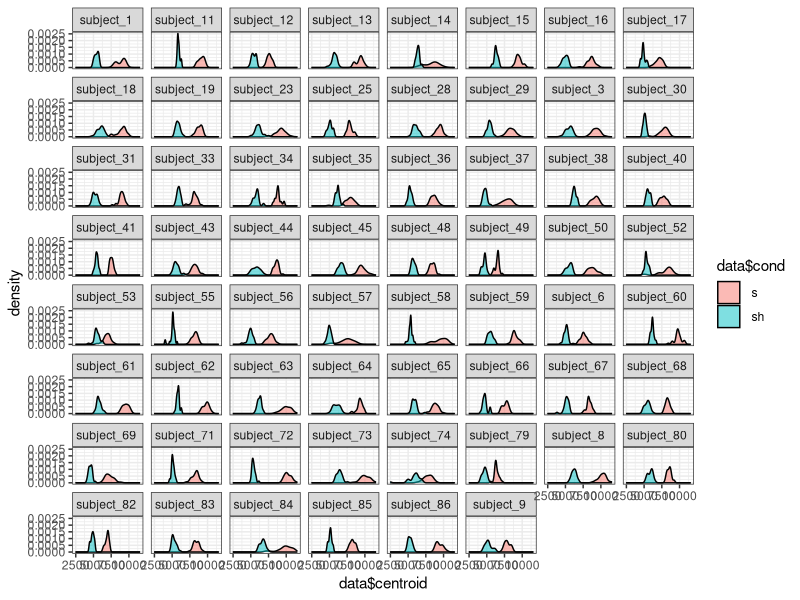

Write the R code that produced this figure. (Note: this script raises an error after producing the figure.)
rm(list = ls(all = TRUE))

library(lme4)
library(ggplot2)
library(tidyr)
library(plyr)
library(dplyr)
library(R.utils)

theme_set(theme_bw())

data <- as.data.frame(read.delim(file='blockPLPRo_acoustic_analysis.txt', sep='\t'))

# create distribution figures
# individual subject mean
ggplot(data, aes(x=data$centroid,fill=data$cond))+
    geom_density(alpha=.5,position="identity") +
    facet_wrap(~subject)
    
# mean
cdat <- ddply(data, "cond2", summarise, rating.mean=mean(mean))

ggplot(data, aes(x=data$mean,fill=data$cond2))+
  geom_density(alpha=.5,position="identity") + 
  geom_vline(data=cdat, aes(xintercept=rating.mean,  colour=cond2),
             linetype="dashed", size=1)
# sd
ggplot(data, aes(x=data$sd,fill=data$cond2))+
  geom_density(alpha=.5,position="identity")

# kurtosis
ggplot(data, aes(x=data$kurtosis,fill=data$cond2))+
  geom_density(alpha=.5,position="identity")

# dur
ggplot(data, aes(x=data$dur,fill=data$cond2))+
  geom_density(alpha=.5,position="identity")

# skew
ggplot(data, aes(x=data$skew,fill=data$cond2))+
  geom_density(alpha=.5,position="identity")

####################################################

# calculate average of four cues across productions for each participant for /s/ and /sh/
subjectaverages <- aggregate(data, by=list(data$subject,data$cond),FUN=mean, na.rm=TRUE, drop=TRUE)

# subset data to remove variables we're not interested in
sub.exp <- select(data,"subject","cond","mean","sd","kurtosis","skew")

# loop that performs t-test on means for /s/ and /sh/ by individual subject
p = 1 
test.output.mean <- data.frame(matrix(ncol = 3, nrow = 0))
colnames(test.output.mean) <- paste(c('subject','tstatistic','pvalue'))
for (i in unique(sub.exp$subject)){
    ttest <- t.test(mean ~ cond, data = sub.exp[sub.exp$subject == i,])
    test.output.mean[p,1] <- i
    test.output.mean[p,2] <- ttest$statistic
    test.output.mean[p,3] <- ttest$p.value
    p = p + 1
}

# loop that performs t-test on standard deviation for /s/ and /sh/ by individual subject
p = 1 
test.output.sd <- data.frame(matrix(ncol = 3, nrow = 0))
colnames(test.output.sd) <- paste(c('subject','tstatistic','pvalue'))
for (i in unique(sub.exp$subject)){
  ttest <- t.test(sd ~ cond, data = sub.exp[sub.exp$subject == i,])
  test.output.sd[p,1] <- i
  test.output.sd[p,2] <- ttest$statistic
  test.output.sd[p,3] <- ttest$p.value
  p = p + 1
}

# loop that performs t-test on kurtosis for /s/ and /sh/ by individual subject
p = 1 
test.output.kurtosis <- data.frame(matrix(ncol = 3, nrow = 0))
colnames(test.output.kurtosis) <- paste(c('subject','tstatistic','pvalue'))
for (i in unique(sub.exp$subject)){
  ttest <- t.test(kurtosis ~ cond, data = sub.exp[sub.exp$subject == i,])
  test.output.kurtosis[p,1] <- i
  test.output.kurtosis[p,2] <- ttest$statistic
  test.output.kurtosis[p,3] <- ttest$p.value
  p = p + 1
}


# loop that performs t-test on skew for /s/ and /sh/ by individual subject
p = 1 
test.output.skew <- data.frame(matrix(ncol = 3, nrow = 0))
colnames(test.output.skew) <- paste(c('subject','tstatistic','pvalue'))
for (i in unique(sub.exp$subject)){
  ttest <- t.test(skew ~ cond, data = sub.exp[sub.exp$subject == i,])
  test.output.skew[p,1] <- i
  test.output.skew[p,2] <- ttest$statistic
  test.output.skew[p,3] <- ttest$p.value
  p = p + 1
}

# t-test to see if centroid mean changes as function of order
ttest <- t.test(mean ~ cond2, data = )